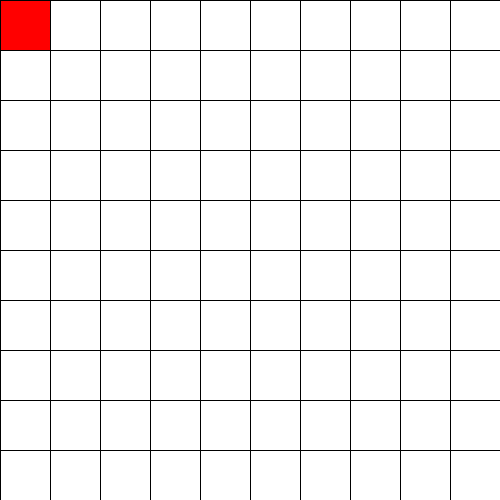
Frame 1 (no input)
Frame 60 (the mouse pressed at the canvas centre just before this capture): identical to frame 1, image omitted
Frame 120 (the mouse held since frame 60 and released just before this capture): identical to frame 1, image omitted

The Processing sketch that drew this single still picture (run headless with seeded random() and noise(); from frame 60 on, the mouse is pressed at the canvas centre):

// Processing sketch: cv2_index2D
// ── cv2_index2D.pde
int ai = 0;
int aj = 0;

void setup() {
  size(500, 500);
}

void draw() {
  background(255);
  for (int i = 0; i < 10; i ++) {
    for (int j = 0; j < 10; j ++) {
      rect(i*50, j*50, 50, 50);
      // && altgr + C
      if(mouseY > j*50 && mouseY < j*50 + 50 && mouseX > i*50 && mouseX < i*50 + 50){
        ai = i;
        aj = j;
      }
    }
  }
  fill(255, 0, 0);
  rect(ai*50, aj*50, 50, 50);
  fill(255);
}
